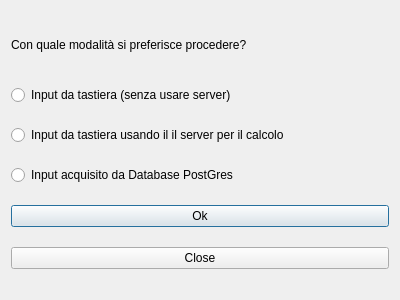
<?xml version="1.0" encoding="UTF-8"?>
<ui version="4.0">
 <class>DialogInput</class>
 <widget class="QDialog" name="DialogInput">
  <property name="geometry">
   <rect>
    <x>0</x>
    <y>0</y>
    <width>400</width>
    <height>300</height>
   </rect>
  </property>
  <property name="windowTitle">
   <string>Dialog</string>
  </property>
  <layout class="QVBoxLayout" name="verticalLayout">
   <item>
    <widget class="QLabel" name="label">
     <property name="maximumSize">
      <size>
       <width>16777215</width>
       <height>40</height>
      </size>
     </property>
     <property name="styleSheet">
      <string notr="true">font: 8pt &quot;MS Shell Dlg 2&quot;;</string>
     </property>
     <property name="text">
      <string>Con quale modalità si preferisce procedere?</string>
     </property>
     <property name="textFormat">
      <enum>Qt::AutoText</enum>
     </property>
    </widget>
   </item>
   <item>
    <widget class="QRadioButton" name="tastieraRadioButton">
     <property name="text">
      <string>Input da tastiera (senza usare server)</string>
     </property>
    </widget>
   </item>
   <item>
    <widget class="QRadioButton" name="serverRadioButton">
     <property name="text">
      <string>Input da tastiera usando il il server per il calcolo</string>
     </property>
    </widget>
   </item>
   <item>
    <widget class="QRadioButton" name="databaseRadioButton">
     <property name="text">
      <string>Input acquisito da Database PostGres</string>
     </property>
    </widget>
   </item>
   <item>
    <widget class="QPushButton" name="okPushButton">
     <property name="text">
      <string>Ok</string>
     </property>
    </widget>
   </item>
   <item>
    <widget class="QPushButton" name="closePushButton">
     <property name="text">
      <string>Close</string>
     </property>
    </widget>
   </item>
  </layout>
 </widget>
 <resources/>
 <connections/>
</ui>
